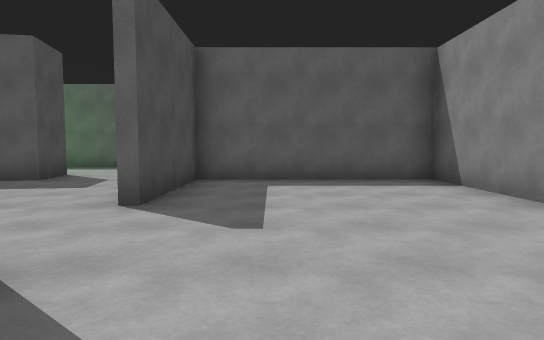
view 1 (above)

24 first-person views from a walk through a scene from a Unity 3-D project. The camera is 1.4 m above the floor, tilts 4° down and sees 75° across. The floor is counted in squares, 2 m on a side. Each view is taken from the middle of a square. On the plan, view 1 faces up. The plan holds only what a view shows up to about 11 squares ahead; the rest is blank. The player character is not drawn.

view 2
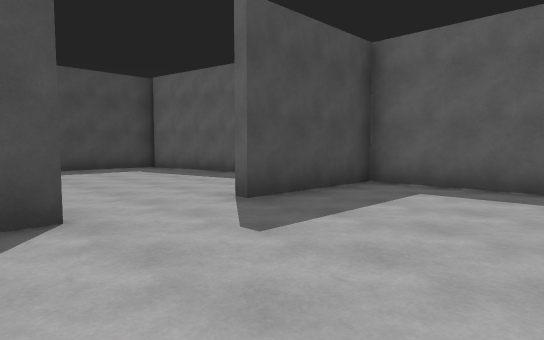

view 3
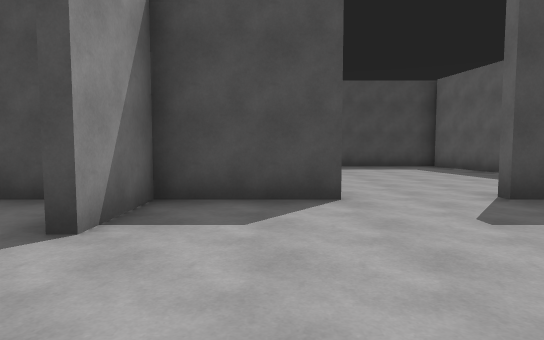

view 4
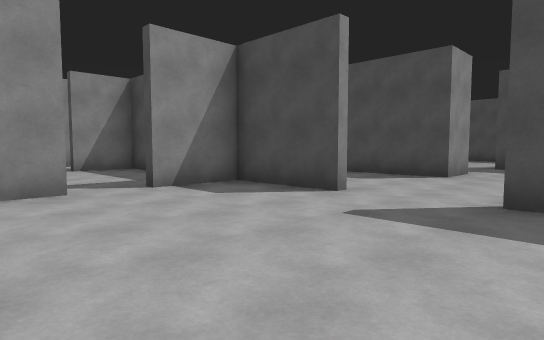

view 5
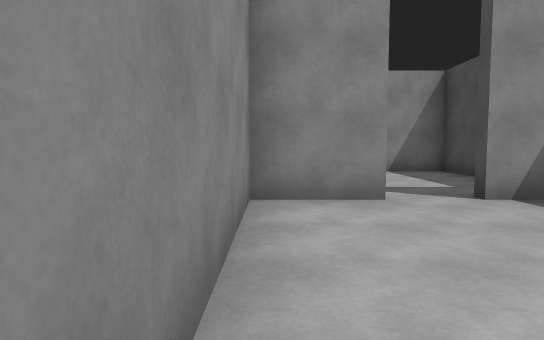

view 6
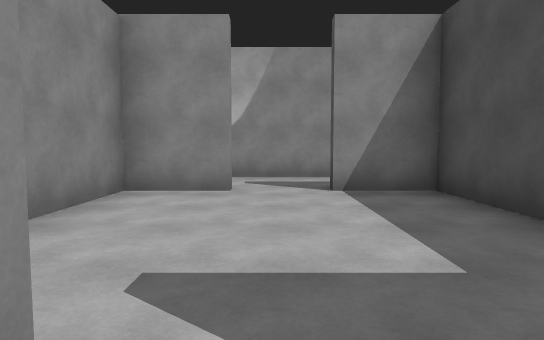

view 7
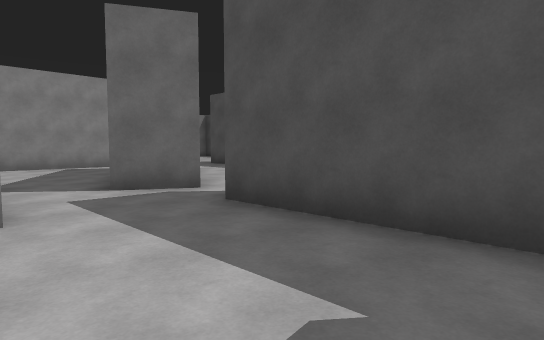

view 8
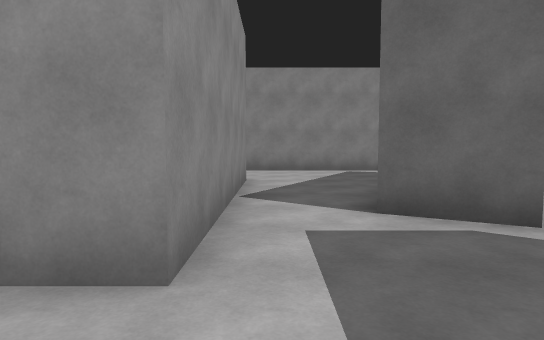

view 9
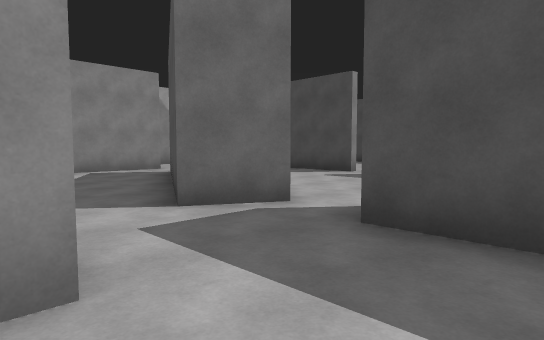

view 10
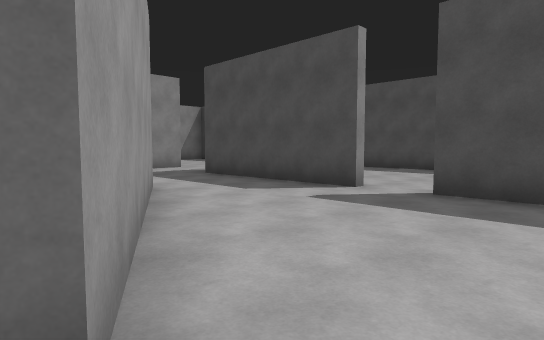

view 11
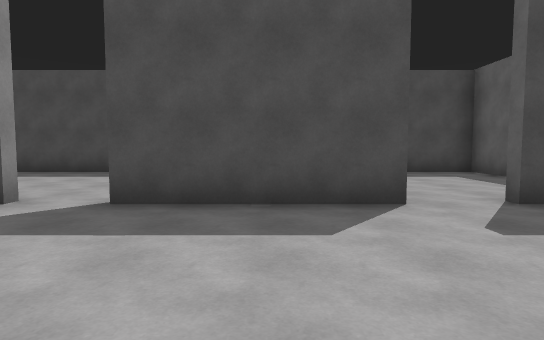

view 12
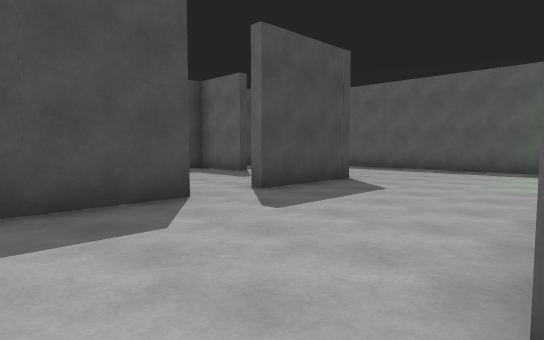

view 13
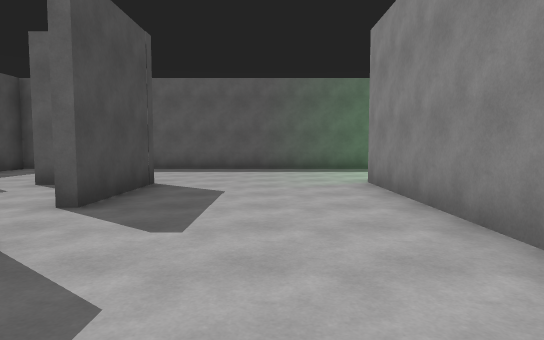

view 14
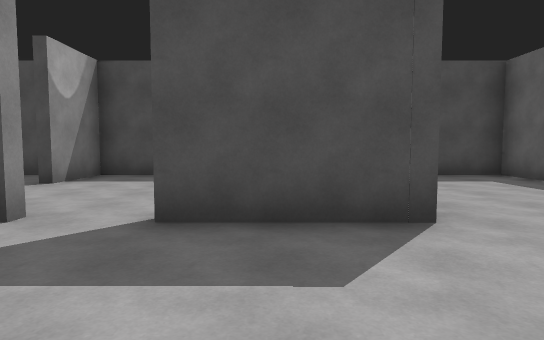

view 15
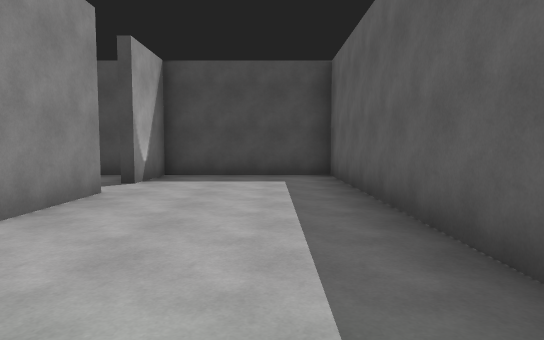

view 16
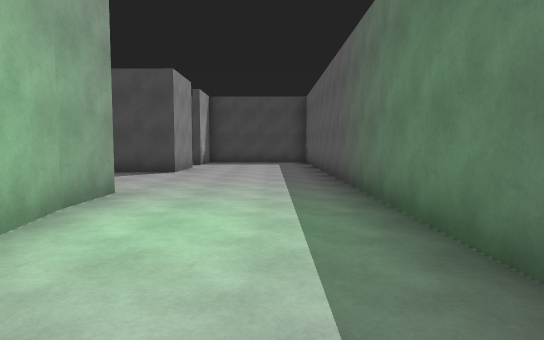

view 17
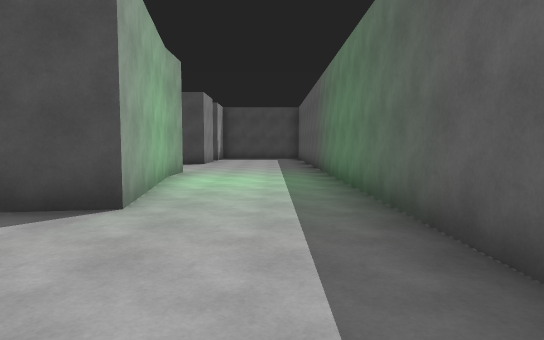

view 18
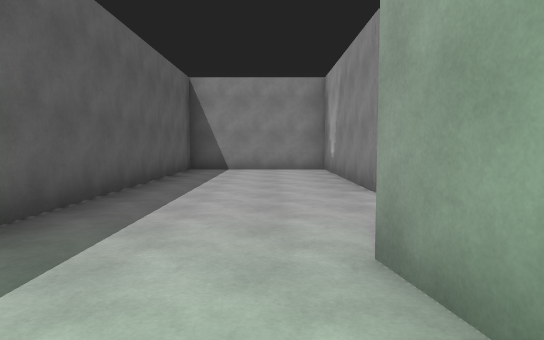

view 19
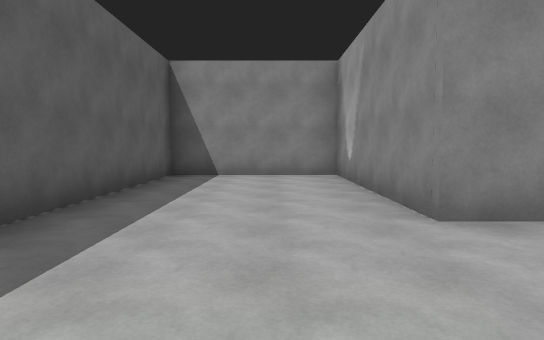

view 20
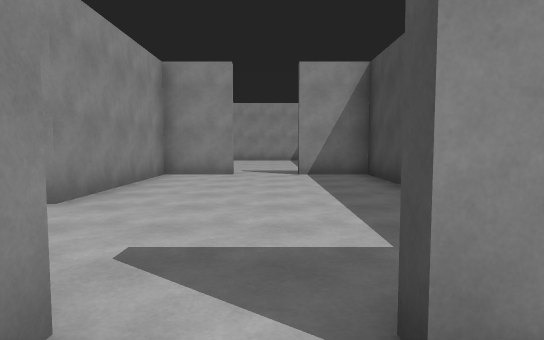

view 21
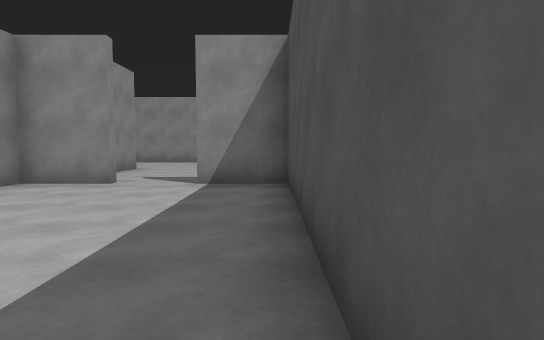

view 22
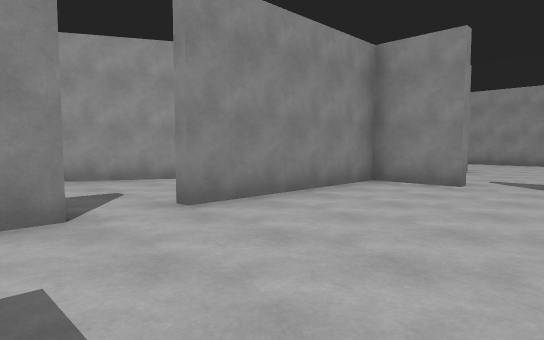

view 23
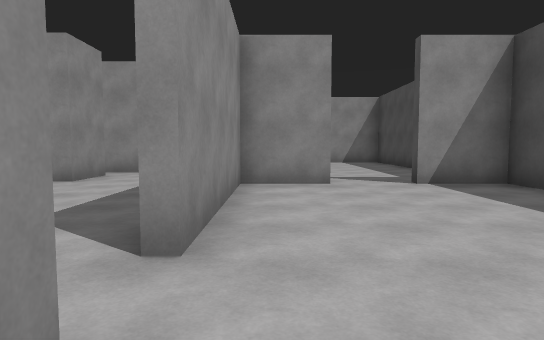

view 24
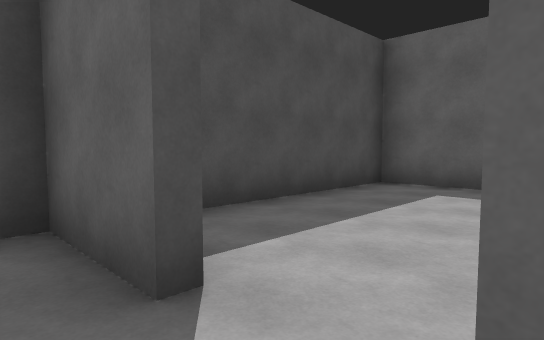

### Floor plan
Ten units are one square. View 1 is at (0, 0); x grows to the right and y downward. Boxes are objects, and circles mark ways between rooms. Rooms are numbered by the first view taken in them; rooms with no view inside come last. Other rooms are left out.
<svg viewBox="-198 -119 236 196">
<path fill="none" stroke="#000" d="M-15 -20 -15 5 4 5M-18 -65 -18 -75M-46 -70 -83 -64M15 5 33 5 33 -72 -15 -72 -15 -40M-88 -59 -88 -22M-93 -10 -81 -4 -106 43M-65 31 -65 -23 -51 -23M-111 58 -62 58M-89 -77 -48 -84 -46 -70M-102 -32 -102 -77 -88 -77M-142 -36 -142 0M-162 -75 -142 -75 -142 -49M-18 -75 33 -75 33 -114 -193 -114 -193 -75 -174 -75M-142 11 -142 58M-119 38 -93 -10M-174 -72 -193 -72 -193 -20 -174 -20M-158 -72 -162 -72M-144 0 -144 -6M-161 54 -144 54 -144 11M-174 -17 -193 -17 -193 54 -176 54M16 54 33 54 33 32M-15 19 -15 54 1 54M-111 72 -111 58"/>
<circle cx="-110" cy="50" r="3" fill="#2a7"/>
<circle cx="-35" cy="-70" r="3" fill="#2a7"/>
<circle cx="-90" cy="-20" r="3" fill="#2a7"/>
<circle cx="10" cy="10" r="3" fill="#2a7"/>
<circle cx="-140" cy="-40" r="3" fill="#2a7"/>
<circle cx="-170" cy="-70" r="3" fill="#2a7"/>
<circle cx="-140" cy="5" r="3" fill="#2a7"/>
<circle cx="-125" cy="60" r="3" fill="#2a7"/>
<circle cx="-170" cy="-20" r="3" fill="#2a7"/>
<text x="-30" y="-30">1</text>
<text x="-90" y="-80">2</text>
<text x="-170" y="-50">3</text>
<text x="-170" y="20">4</text>
<text x="10" y="30">5</text>
<text x="-130" y="60">6</text>
</svg>
Room 1 opens to room 2. Room 1 opens to room 5. Room 2 opens to room 3. Room 2 opens to room 4. Room 2 opens to room 6. Room 3 opens to room 4.

Where each view was taken, in squares from view 1:
view 1: 0 up, 0 right, facing up
view 2: 1 up, 2 right, facing up-left
view 3: 1 up, 3 right, facing left
view 4: 5 up, 3 right, facing down-left
view 5: 4 up, 3 right, facing down
view 6: 0 up, 1 right, facing down
view 7: 6 up, 6 left, facing down-left
view 8: 4 up, 7 left, facing down
view 9: 4 up, 6 left, facing down-left
view 10: 2 up, 9 left, facing down-left
view 11: 2 up, 10 left, facing left
view 12: 1 up, 10 left, facing up-left
view 13: 1 up, 12 left, facing up
view 14: 6 up, 11 left, facing left
view 15: 10 up, 11 left, facing left
view 16: 10 up, 5 left, facing left
view 17: 10 up, 1 left, facing left
view 18: 9 up, 7 left, facing right
view 19: 9 up, 5 left, facing right
view 20: 3 up, 17 left, facing down
view 21: 1 up, 19 left, facing down
view 22: 1 up, 18 left, facing down-right
view 23: 1 up, 15 left, facing down
view 24: 1 up, 16 left, facing up-left
